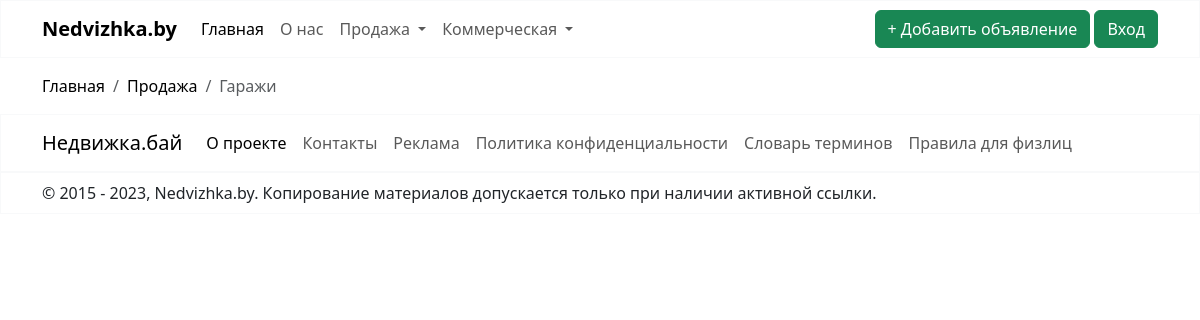
The page /sale/garage/ on the database as committed earlier.
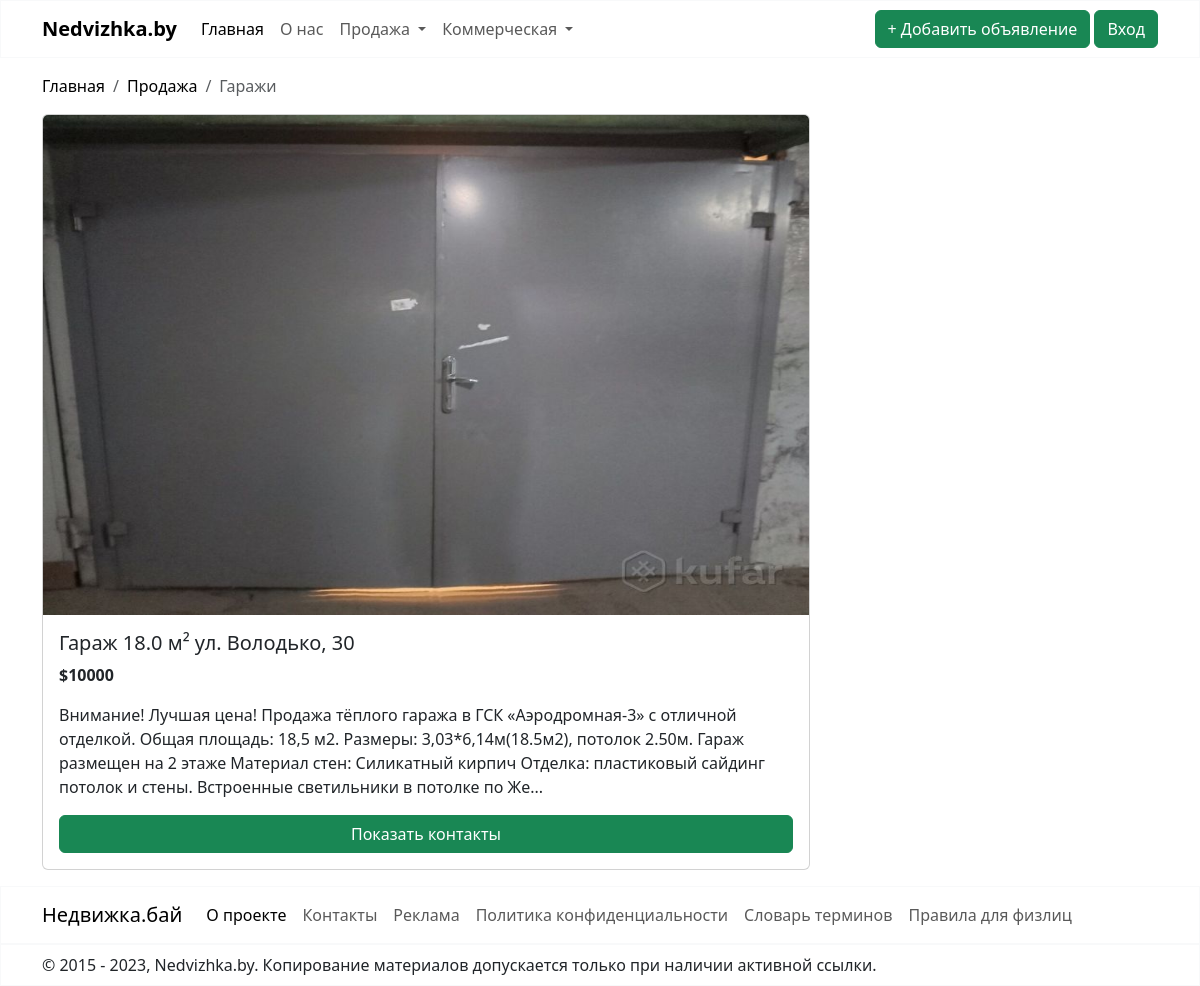
The same page on the database as committed later.
### sale/models.py (models this page shows)
class Realty(models.Model):
    address = models.CharField(max_length=100)
    district = models.CharField(choices=DISTRICT, max_length=40, blank=True)
    subway = models.CharField(choices=SUBWAY, max_length=50, blank=True)
    description = models.CharField(max_length=4000)
    total_area = models.FloatField(validators=[MinValueValidator(10)])
    facilities = models.CharField(max_length=2000, blank=True)
    condition = models.CharField(choices=CONDITION, max_length=20)
    renovation = models.CharField(choices=RENOVATION, max_length=20)
    price = models.PositiveIntegerField(validators=[MinValueValidator(1)])
    image = models.ImageField(null=True, blank=True, upload_to="images")
    image_2 = models.ImageField(null=True, blank=True, upload_to="images")
    image_3 = models.ImageField(null=True, blank=True, upload_to="images")
    image_4 = models.ImageField(null=True, blank=True, upload_to="images")
    image_5 = models.ImageField(null=True, blank=True, upload_to="images")
    creator = models.ForeignKey(User, on_delete=models.CASCADE, default=1)
    is_moderated = models.BooleanField(default=False)
    class Meta:
        abstract = True

class Garage(Realty):
    quantity_parking_spaces = models.PositiveIntegerField(
        validators=[MinValueValidator(1)], default=1)  # Валидатор для количества парковочных мест
    heating = models.CharField(choices=HEATING, max_length=20, blank=True)
    condition = None
    renovation = None

### sale/views.py (the view)
# urls.py: path('garage/', GarageListView.as_view(template_name="garage.html"), name='garage'),
class GarageListView(ListView):
    model = Garage
    def get_queryset(self):
        return super().get_queryset().filter(is_moderated=True)

### sale/templates/garage.html (shortened to what this page needs)
{% extends "base.html" %}
{% block content %}
            <div class="container-md mt-3 mb-3">
        <nav aria-label="breadcrumb">
            <ol class="breadcrumb">
                <li class="breadcrumb-item"><a style="text-decoration: none; color: black;" href="{% url "nedvizhka" %}">Главная</a></li>
                <li class="breadcrumb-item"><a style="text-decoration: none; color: black;" href="#">Продажа</a></li>
                <li class="breadcrumb-item active" aria-current="page">Гаражи</li>
            </ol>
        </nav>
    </div>
    {% for garage in garage_list %}
        <div class="container-md mt-3 mb-3">
            <div class="card" style="width: 48rem;">
                {% if garage.image %}
                    <img src="{{ garage.image.url }}" class="card-img-top" alt="..." style="width: 100%; height: 500px">
                {% endif %}
                <div class="card-body d-flex flex-column">
                    <h5 class="card-title">Гараж {{ garage.total_area }} м² {{ garage.address }}</h5>
                    <p class="card-text"><strong>${{ garage.price }}</strong></p>
                    <p class="card-text">{{ garage.description|slice:":300" }}...</p>
                    <a href="{{ garage.id }}" class="btn btn-success mt-auto">Показать контакты</a>
                </div>
            </div>
        </div>
    {% endfor %}
{% endblock %}

Rows that differ between the two databases and show on the page:
added Garage: image (picture), total_area "18.0", address "ул. Володько, 30", price "10000", description "Внимание! Лучшая цена! Продажа тёплого гаража в ГСК «Аэродромная-3» с отличной отделкой. Общая площадь: 18,5 м2. Размеры: 3,03*6,14м(18.5м2), потолок 2.50м. Гараж размещен на 2 этаже Материал стен: Силикатный кирпич Отделка: пластиковый сайдинг потолок и стены. Встроенные светильники в потолке по Же"
